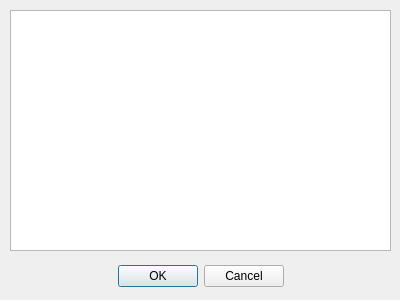
<?xml version="1.0" encoding="UTF-8"?>
<ui version="4.0">
 <class>CustomProtocol</class>
 <widget class="QDialog" name="CustomProtocol">
  <property name="geometry">
   <rect>
    <x>0</x>
    <y>0</y>
    <width>400</width>
    <height>300</height>
   </rect>
  </property>
  <property name="windowTitle">
   <string>Dialog</string>
  </property>
  <widget class="QDialogButtonBox" name="btnBoxOkCancel">
   <property name="geometry">
    <rect>
     <x>30</x>
     <y>260</y>
     <width>341</width>
     <height>32</height>
    </rect>
   </property>
   <property name="orientation">
    <enum>Qt::Horizontal</enum>
   </property>
   <property name="standardButtons">
    <set>QDialogButtonBox::Cancel|QDialogButtonBox::Ok</set>
   </property>
   <property name="centerButtons">
    <bool>true</bool>
   </property>
  </widget>
  <widget class="QTableView" name="tableProtocol">
   <property name="geometry">
    <rect>
     <x>10</x>
     <y>10</y>
     <width>381</width>
     <height>241</height>
    </rect>
   </property>
  </widget>
 </widget>
 <resources/>
 <connections>
  <connection>
   <sender>btnBoxOkCancel</sender>
   <signal>accepted()</signal>
   <receiver>CustomProtocol</receiver>
   <slot>accept()</slot>
   <hints>
    <hint type="sourcelabel">
     <x>248</x>
     <y>254</y>
    </hint>
    <hint type="destinationlabel">
     <x>157</x>
     <y>274</y>
    </hint>
   </hints>
  </connection>
  <connection>
   <sender>btnBoxOkCancel</sender>
   <signal>rejected()</signal>
   <receiver>CustomProtocol</receiver>
   <slot>reject()</slot>
   <hints>
    <hint type="sourcelabel">
     <x>316</x>
     <y>260</y>
    </hint>
    <hint type="destinationlabel">
     <x>286</x>
     <y>274</y>
    </hint>
   </hints>
  </connection>
 </connections>
</ui>
